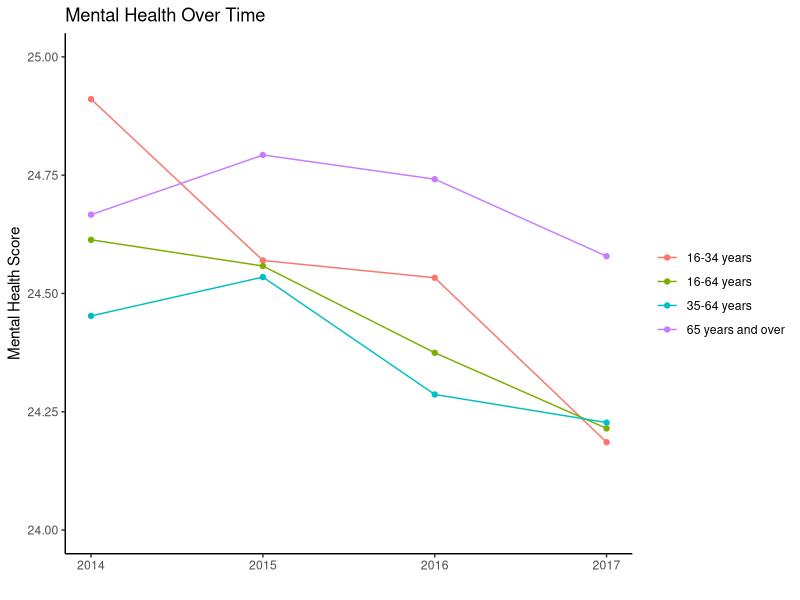

The R script that drew this image:
library(tidyverse)
library(here)

mental_health_clean <- read_csv(here("data/mental_health_data/data/mental_health.csv"))

priority_3_graph <- mental_health_clean %>% 
  arrange(date_code) %>% 
  group_by(date_code, age) %>% 
  summarise(swemwbs_score = mean(swemwbs_score)) %>% 
  group_by(age) %>% 
  ggplot() +
  aes(x = date_code, y = swemwbs_score, colour = age) +
  geom_line(aes(group = age)) +
  geom_point() +
  scale_y_continuous(limits = c(24, 25)) +
  theme_classic() +
  theme(legend.title = element_blank()) +
  labs(
    x = "",
    y = "Mental Health Score",
    title = "Mental Health Over Time"
  )

  